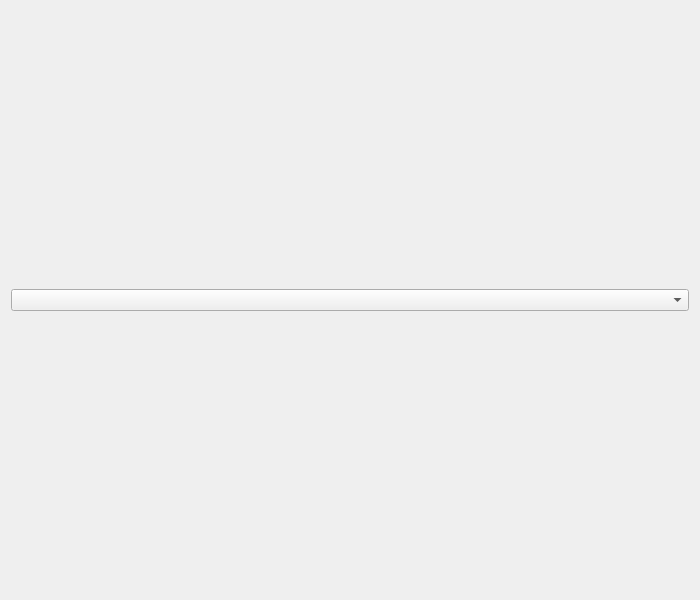
<?xml version="1.0" encoding="UTF-8"?>
<ui version="4.0">
 <class>ClangTools::Internal::SelectableFilesDialog</class>
 <widget class="QDialog" name="ClangTools::Internal::SelectableFilesDialog">
  <property name="geometry">
   <rect>
    <x>0</x>
    <y>0</y>
    <width>700</width>
    <height>600</height>
   </rect>
  </property>
  <property name="windowTitle">
   <string>Files to Analyze</string>
  </property>
  <layout class="QVBoxLayout" name="verticalLayout">
   <item>
    <widget class="QComboBox" name="fileFilterComboBox">
     <property name="sizePolicy">
      <sizepolicy hsizetype="Preferred" vsizetype="Fixed">
       <horstretch>0</horstretch>
       <verstretch>0</verstretch>
      </sizepolicy>
     </property>
    </widget>
   </item>
  </layout>
 </widget>
 <resources/>
 <connections/>
</ui>
